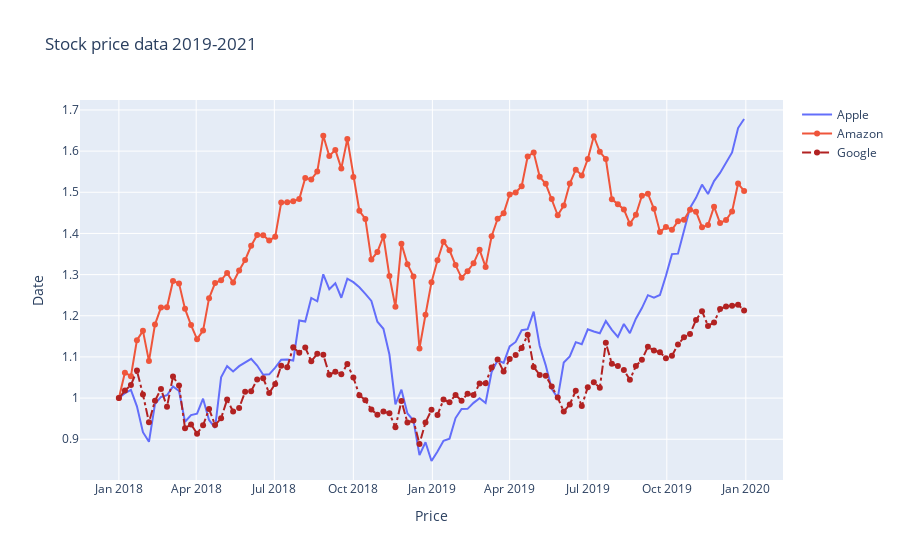

Source (notebook cell):
### Code cell
fig.update_layout(title='Stock price data 2019-2021',xaxis_title='Price',yaxis_title='Date')
